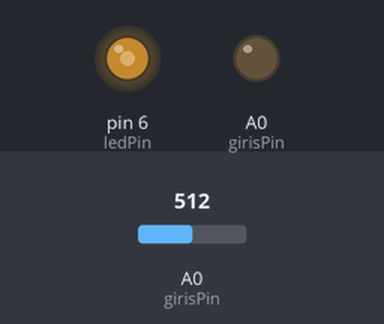
Bench run of a sketch on a simulated Arduino Uno, built with avr-gcc and run on an emulated ATmega328P. Shown: output pins drawn as LEDs (lit = HIGH). The inputs (shaded band) are chosen by the test bench; at power-on: A0 (girisPin) = 512.

Above: at 1.2 s.
1.3 s: A0 (girisPin) set to 716
At 2.2 s:
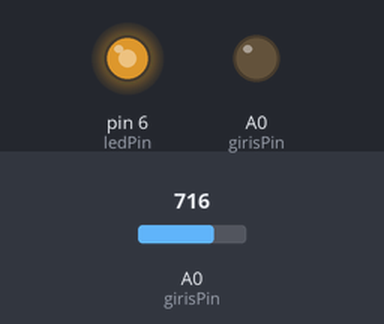
2.8 s: A0 (girisPin) set to 900
At 3.4 s:
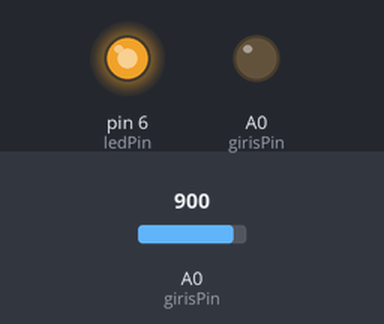
4.3 s: A0 (girisPin) set to 122
At 5.5 s:
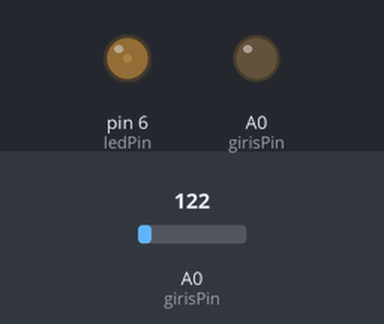
5.8 s: A0 (girisPin) set to 0
At 6.9 s:
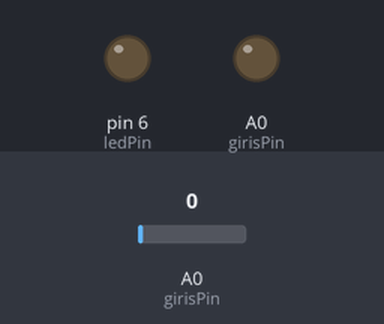
7.3 s: A0 (girisPin) set to 511
At 8.0 s:
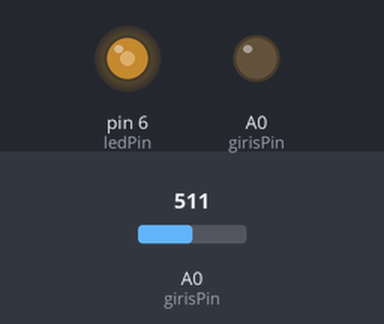
Timing chart, 0 to 9.8 s (numbered marks = the images above; inputs shaded):
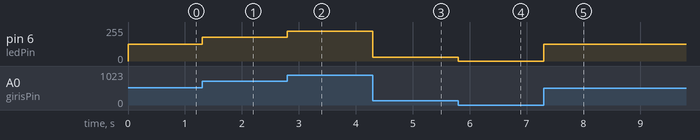

Measured:
- after the input at 1.3 s, pin 6 (ledPin): 127/255 → 178/255 at once
- after the input at 2.8 s, pin 6 (ledPin): 178/255 → 224/255 at once
- after the input at 4.3 s, pin 6 (ledPin): 224/255 → 30/255 at once
- after the input at 5.8 s, pin 6 (ledPin): 30/255 → 0/255 at once
- after the input at 7.3 s, pin 6 (ledPin): 0/255 → 127/255 at once

The sketch:

sketch_dec02b.ino
```cpp
int girisPin=A0;
int ledPin=6;
void setup() {
  // put your setup code here, to run once:

  pinMode (girisPin,INPUT);

  pinMode(girisPin,OUTPUT);

  Serial.begin(9600); //seri haberleşme başlat

}

void loop() {
  // put your main code here, to run repeatedly:

  int okunan = analogRead(girisPin);
  double gerilim=okunan*(5/1023.0);

  int yenimap=map(okunan,0,1023,0,255);
  analogWrite(ledPin,yenimap);

}
```
